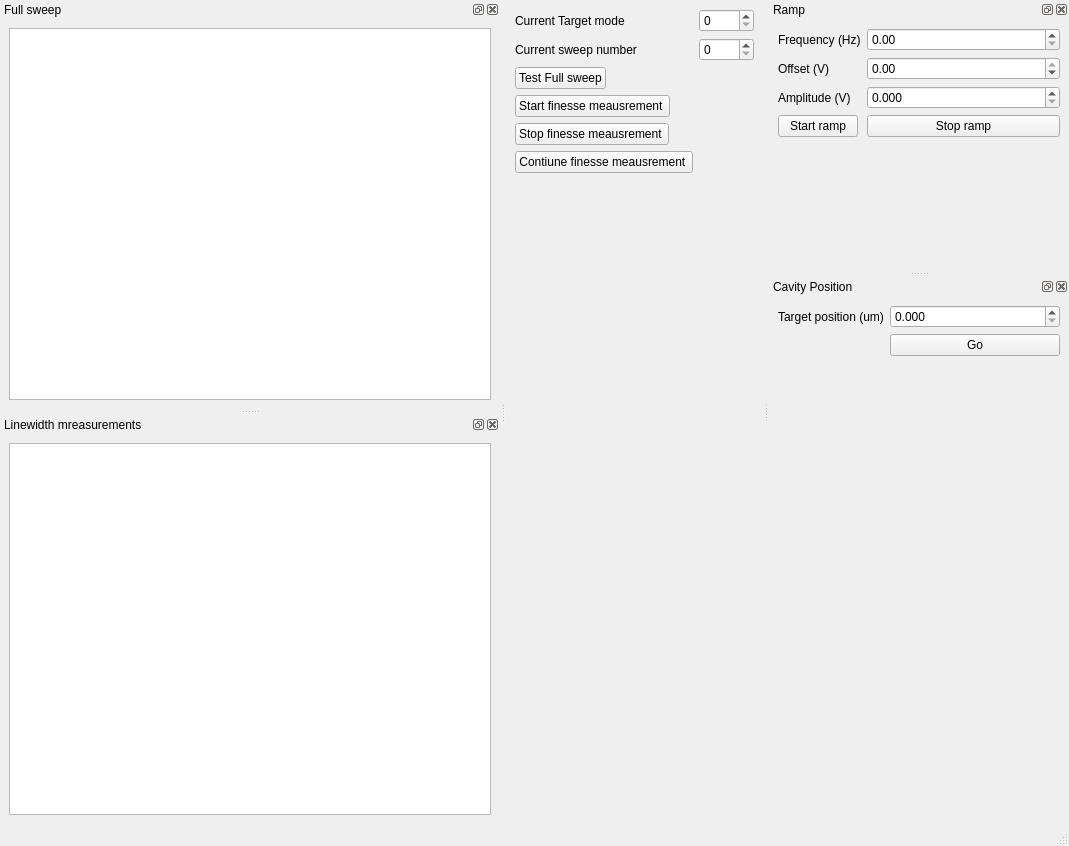
<?xml version="1.0" encoding="UTF-8"?>
<ui version="4.0">
 <class>MainWindow</class>
 <widget class="QMainWindow" name="MainWindow">
  <property name="geometry">
   <rect>
    <x>0</x>
    <y>0</y>
    <width>1069</width>
    <height>846</height>
   </rect>
  </property>
  <property name="windowTitle">
   <string>MainWindow</string>
  </property>
  <widget class="QWidget" name="centralwidget">
   <layout class="QGridLayout" name="gridLayout_4">
    <item row="0" column="0">
     <layout class="QFormLayout" name="formLayout">
      <item row="1" column="0">
       <widget class="QLabel" name="label">
        <property name="text">
         <string>Current Target mode</string>
        </property>
       </widget>
      </item>
      <item row="1" column="1">
       <widget class="QDoubleSpinBox" name="doubleSpinBox">
        <property name="decimals">
         <number>0</number>
        </property>
       </widget>
      </item>
      <item row="2" column="0">
       <widget class="QLabel" name="label_5">
        <property name="text">
         <string>Current sweep number</string>
        </property>
       </widget>
      </item>
      <item row="2" column="1">
       <widget class="QDoubleSpinBox" name="doubleSpinBox_5">
        <property name="decimals">
         <number>0</number>
        </property>
       </widget>
      </item>
      <item row="3" column="0">
       <widget class="QPushButton" name="fullsweeptest_PushBotton">
        <property name="text">
         <string>Test Full sweep</string>
        </property>
       </widget>
      </item>
      <item row="4" column="0">
       <widget class="QPushButton" name="start_finesse_PushBotton">
        <property name="text">
         <string>Start finesse meausrement </string>
        </property>
       </widget>
      </item>
      <item row="5" column="0">
       <widget class="QPushButton" name="stop_finesse_PushBotton">
        <property name="text">
         <string>Stop finesse meausrement </string>
        </property>
       </widget>
      </item>
      <item row="6" column="0">
       <widget class="QPushButton" name="continue_finesse_PushBotton">
        <property name="text">
         <string>Contiune finesse meausrement </string>
        </property>
       </widget>
      </item>
     </layout>
    </item>
   </layout>
  </widget>
  <widget class="QMenuBar" name="menubar">
   <property name="geometry">
    <rect>
     <x>0</x>
     <y>0</y>
     <width>1069</width>
     <height>21</height>
    </rect>
   </property>
  </widget>
  <widget class="QStatusBar" name="statusbar"/>
  <widget class="QDockWidget" name="fullsweep">
   <property name="sizePolicy">
    <sizepolicy hsizetype="Preferred" vsizetype="Expanding">
     <horstretch>0</horstretch>
     <verstretch>0</verstretch>
    </sizepolicy>
   </property>
   <property name="minimumSize">
    <size>
     <width>500</width>
     <height>111</height>
    </size>
   </property>
   <property name="windowTitle">
    <string>Full sweep</string>
   </property>
   <attribute name="dockWidgetArea">
    <number>1</number>
   </attribute>
   <widget class="QWidget" name="dockWidgetContents">
    <layout class="QGridLayout" name="gridLayout_2">
     <item row="0" column="0">
      <widget class="PlotWidget" name="fullsweep_PlotWidget"/>
     </item>
    </layout>
   </widget>
  </widget>
  <widget class="QDockWidget" name="linewidthsweep">
   <property name="sizePolicy">
    <sizepolicy hsizetype="Preferred" vsizetype="Expanding">
     <horstretch>0</horstretch>
     <verstretch>0</verstretch>
    </sizepolicy>
   </property>
   <property name="minimumSize">
    <size>
     <width>500</width>
     <height>111</height>
    </size>
   </property>
   <property name="windowTitle">
    <string>Linewidth mreasurements</string>
   </property>
   <attribute name="dockWidgetArea">
    <number>1</number>
   </attribute>
   <widget class="QWidget" name="dockWidgetContents_2">
    <layout class="QGridLayout" name="gridLayout">
     <item row="0" column="0">
      <widget class="PlotWidget" name="linewidth_PlotWidget"/>
     </item>
    </layout>
   </widget>
  </widget>
  <widget class="QDockWidget" name="ramp_widget">
   <property name="minimumSize">
    <size>
     <width>300</width>
     <height>149</height>
    </size>
   </property>
   <property name="floating">
    <bool>false</bool>
   </property>
   <property name="windowTitle">
    <string>Ramp</string>
   </property>
   <attribute name="dockWidgetArea">
    <number>2</number>
   </attribute>
   <widget class="QWidget" name="dockWidgetContents_3">
    <layout class="QGridLayout" name="gridLayout_3">
     <item row="0" column="0">
      <layout class="QFormLayout" name="formLayout_2">
       <item row="0" column="0">
        <widget class="QLabel" name="label_2">
         <property name="text">
          <string>Frequency (Hz)</string>
         </property>
        </widget>
       </item>
       <item row="0" column="1">
        <widget class="QDoubleSpinBox" name="ramp_frequency_DoubleSpinBox">
         <property name="maximum">
          <double>200.000000000000000</double>
         </property>
        </widget>
       </item>
       <item row="1" column="0">
        <widget class="QLabel" name="label_3">
         <property name="text">
          <string>Offset (V)</string>
         </property>
        </widget>
       </item>
       <item row="1" column="1">
        <widget class="QDoubleSpinBox" name="ramp_offset_DoubleSpinBox">
         <property name="minimum">
          <double>-3.750000000000000</double>
         </property>
         <property name="maximum">
          <double>0.000000000000000</double>
         </property>
         <property name="singleStep">
          <double>0.010000000000000</double>
         </property>
         <property name="value">
          <double>0.000000000000000</double>
         </property>
        </widget>
       </item>
       <item row="2" column="0">
        <widget class="QLabel" name="label_4">
         <property name="text">
          <string>Amplitude (V)</string>
         </property>
        </widget>
       </item>
       <item row="3" column="0">
        <widget class="QPushButton" name="StartRamp_PushButton">
         <property name="text">
          <string>Start ramp</string>
         </property>
        </widget>
       </item>
       <item row="3" column="1">
        <widget class="QPushButton" name="StopRamp_PushButton">
         <property name="text">
          <string>Stop ramp</string>
         </property>
        </widget>
       </item>
       <item row="2" column="1">
        <widget class="QDoubleSpinBox" name="ramp_amplitude_DoubleSpinBox">
         <property name="decimals">
          <number>3</number>
         </property>
         <property name="minimum">
          <double>0.000000000000000</double>
         </property>
         <property name="maximum">
          <double>1.860000000000000</double>
         </property>
         <property name="singleStep">
          <double>0.010000000000000</double>
         </property>
        </widget>
       </item>
      </layout>
     </item>
    </layout>
   </widget>
  </widget>
  <widget class="QDockWidget" name="cavityposition">
   <property name="sizePolicy">
    <sizepolicy hsizetype="Expanding" vsizetype="Expanding">
     <horstretch>0</horstretch>
     <verstretch>0</verstretch>
    </sizepolicy>
   </property>
   <property name="minimumSize">
    <size>
     <width>300</width>
     <height>300</height>
    </size>
   </property>
   <property name="windowTitle">
    <string>Cavity Position</string>
   </property>
   <attribute name="dockWidgetArea">
    <number>2</number>
   </attribute>
   <widget class="QWidget" name="dockWidgetContents_4">
    <layout class="QFormLayout" name="formLayout_3">
     <item row="1" column="1">
      <widget class="QDoubleSpinBox" name="doubleSpinBox_2">
       <property name="decimals">
        <number>3</number>
       </property>
       <property name="maximum">
        <double>20.000000000000000</double>
       </property>
       <property name="singleStep">
        <double>0.001000000000000</double>
       </property>
      </widget>
     </item>
     <item row="1" column="0">
      <widget class="QLabel" name="label_6">
       <property name="text">
        <string>Target position (um)</string>
       </property>
      </widget>
     </item>
     <item row="2" column="1">
      <widget class="QPushButton" name="GOpushButton">
       <property name="text">
        <string>Go</string>
       </property>
      </widget>
     </item>
    </layout>
   </widget>
  </widget>
 </widget>
 <customwidgets>
  <customwidget>
   <class>PlotWidget</class>
   <extends>QGraphicsView</extends>
   <header>pyqtgraph</header>
  </customwidget>
 </customwidgets>
 <resources/>
 <connections/>
</ui>
